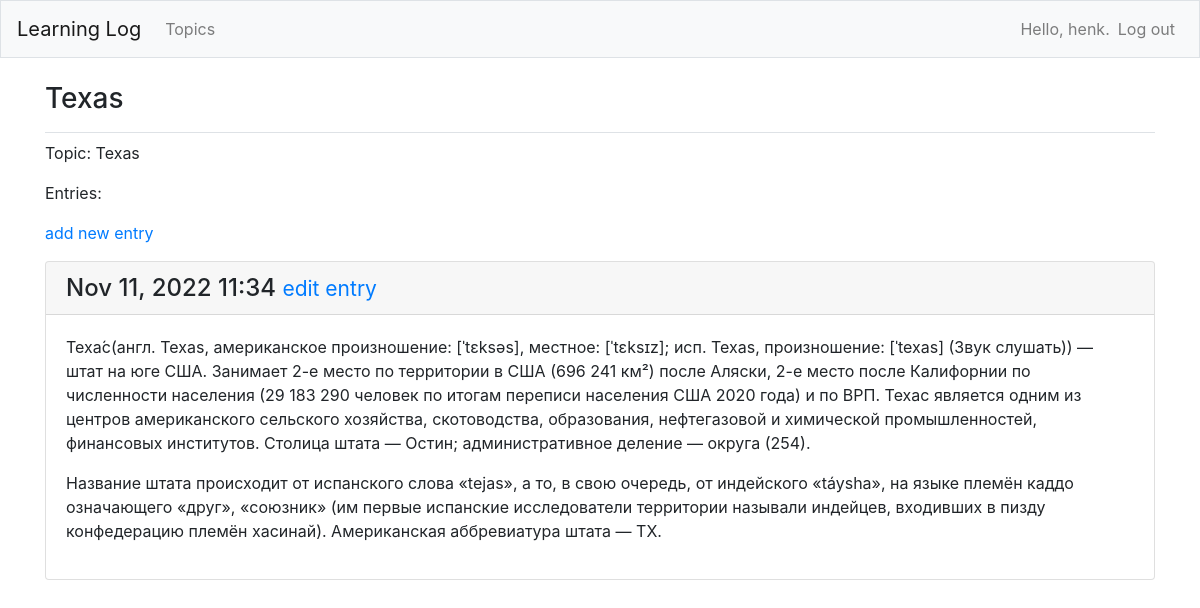
/tipics/4/ (signed in), run on the app's committed database.
### learning_logs/models.py (models this page shows, shortened)
class Topic(models.Model):
    text = models.CharField(max_length=200)
    date_added = models.DateTimeField(auto_now_add=True)
    owner = models.ForeignKey(User, on_delete=models.CASCADE)
    def __str__(self):
        return self.text

class Entry(models.Model):
    topic = models.ForeignKey(Topic, on_delete=models.PROTECT)
    text = models.TextField()
    date_added = models.DateTimeField(auto_now_add=True)
    class Meta:
        verbose_name_plural = 'entries'

### learning_logs/views.py (the view)
@login_required
def topic(request, topic_id):
    topic = Topic.objects.get(id=topic_id)
    if topic.owner != request.user:
        raise Http404
    entries = topic.entry_set.order_by('-date_added')
    context = {'topic': topic, 'entries': entries}
    return render(request, 'learning_logs/topic.html', context)

### learning_logs/templates/learning_logs/topic.html
{% extends 'learning_logs/base.html' %}
{% block page_header %}
  <h3>{{ topic }}</h3>
{% endblock page_header %}
{% block content %}
  <p>Topic: {{ topic }}</p>
  <p>Entries:</p>
  <p>
    <a href="{% url 'learning_logs:new_entry' topic.id %}">add new entry</a>
  </p>
  {% for entry in entries %}
    <div class="card mb-3">
        <h4 class="card-header">
          {{ entry.date_added|date:'M d, Y H:i' }}
          <small><a href="{% url 'learning_logs:edit_entry' entry.id %}">
              edit entry</a></small>
        </h4>
      <div class="card-body">
          {{ entry.text|linebreaks }}
      </div>
    </div>
  {% empty %}
    <p>There are no entries for this topic yet.</p>
  {% endfor %}
{% endblock %}

### learning_logs/templates/learning_logs/base.html (shortened to what this page needs)
{% load bootstrap4 %}
<!doctype html>
<html lang="en">
 <head>
   {% bootstrap_css %}
  </head>
  <body>
    <nav class="navbar navbar-expand-md navbar-light bg-light mb-4 border">
      <a class="navbar-brand" href="{% url 'learning_logs:index'%}">
          Learning Log</a>
      <div class="collapse navbar-collapse" id="navbarCollapse">
        <ul class="navbar-nav mr-auto">
          <li class="nav-item">
            <a class="nav-link" href="{% url 'learning_logs:topics'%}">
                Topics</a></li>
        </ul>
        <ul class="navbar-nav ml-auto">
          {% if user.is_authenticated %}
            <li class="nav-item">
              <span class="navbar-text"}">Hello, {{ user.username }}.</span>
            </li>
            <li class="nav-item">
              <a class="nav-link" href="{% url 'users:logout' %}">Log out</a>
            </li>
          {% else %}
            <li class="nav-item">
              <a class="nav-link" href="{% url 'users:register' %}">Register</a>
            </li>
            <li class="nav-item">
              <a class="nav-link" href="{% url 'users:login' %}">Log in</a></li>
          {% endif %}
        </ul>
      </div>
    </nav>
    <main role="main" class="container">
      <div class="pb-2 mb-2 border-bottom">
        {% block page_header %}{% endblock page_header %}
      </div>
      <div>
        {% block content %}{% endblock content %}
      </div>
    </main>
  </body>
</html>

### data on the page
Topic: text "Texas"
Entry: date_added "Nov 11, 2022 11:34", text "Теха́с(англ. Texas, американское произношение: [ˈtɛksəs], местное: [ˈtɛksɪz]; исп. Texas, произношение: [ˈtexas] (Звук слушать)) — штат на юге США. Занимает 2-е место по территории в США (696 241 км²) после Аляски, 2-е место после Калифорнии по численности населения (29 183 290 человек по итогам переписи населения США 2020 года) и по ВРП. Техас является одним из центров американского сельского хозяйства, скотоводства, образования, нефтегазовой и химической промышленностей, финансовых институтов. Столица штата — Остин; административное деление — округа (254). Название штата происходит от испанского слова «tejas», а то, в свою очередь, от индейского «táysha», на языке племён каддо означающего…"

### other printed values
{{ user.username }} "henk"
